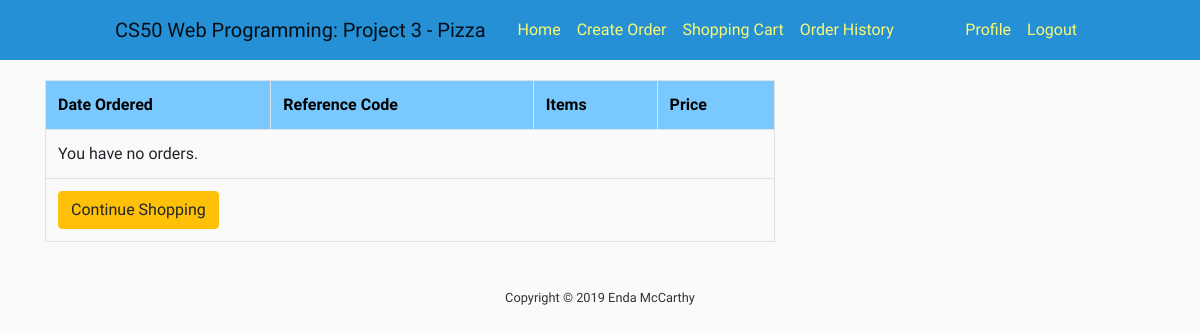
/orders/history/ (signed in), run on an earlier commit of the app's database.
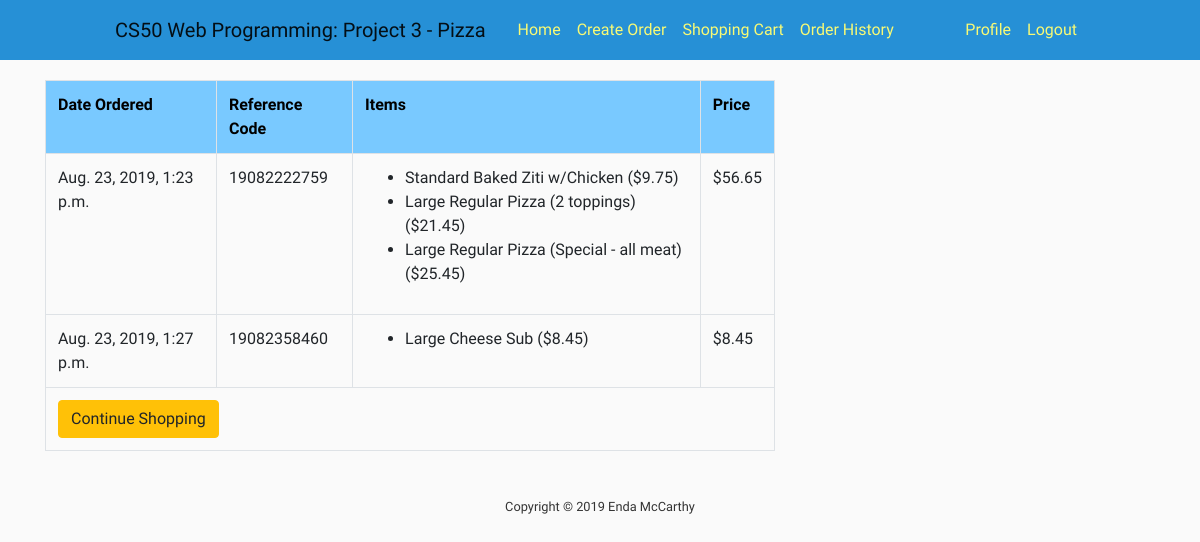
And on a later commit of the database.
### shopping_cart/models.py (models this page shows, shortened)
class Order(models.Model):
    ref_code = models.CharField(max_length=15)
    owner = models.ForeignKey(Cart, on_delete=models.SET_NULL, null=True)
    is_ordered = models.BooleanField(default=False)
    items = models.ManyToManyField(OrderItem)
    date_ordered = models.DateTimeField(auto_now=True)
    def get_cart_total(self):
        return sum([item.item.price for item in self.items.all()])

class OrderItem(models.Model):
    item = models.OneToOneField(Item, on_delete=models.SET_NULL, null=True)
    is_ordered = models.BooleanField(default=False)
    date_added = models.DateTimeField(auto_now=True)
    date_ordered = models.DateTimeField(null=True)

### orders/models.py (models this page shows)
class Item(models.Model):
    meal = models.ForeignKey(Meal, on_delete=models.CASCADE)
    meal_type = models.ForeignKey(Meal_Type, on_delete=models.CASCADE)
    size = models.ForeignKey(Size, on_delete=models.CASCADE)
    meal_addition = models.ManyToManyField(Meal_Addition, blank=True)
    price = models.FloatField(default=0)
    user = models.ForeignKey(User, on_delete=models.CASCADE)
    timestamp = models.DateTimeField(auto_now_add=True, auto_now=False)
    def __str__(self):
        return f"{self.size} {self.meal_type} (${self.price})"

class Size(models.Model):
    size = models.CharField(max_length=64)
    def __str__(self):
        return f"{self.size}"

class Meal_Type(models.Model):
    name = models.CharField(max_length=64)
    meal = models.ForeignKey(Meal, on_delete=models.CASCADE, null=True)
    size = models.ManyToManyField(Size)
    meal_addition = models.ManyToManyField(Meal_Addition, blank=True)
    def __str__(self):
        return f"{self.name}"

### orders/views.py (the view)
# urls.py: path('orders/history/', views.order_history, name='orders-history'),
def order_history(request):
    my_user_cart = Cart.objects.filter(user=request.user).first()
    my_orders = Order.objects.filter(is_ordered=True, owner=my_user_cart)
    context = {
        'my_orders': my_orders
    }
    return render(request, "orders/history.html", context)

### orders/templates/orders/history.html
{% extends 'orders/base.html' %}
{% block content %}
    <div>
        <table class="table table-hover table-bordered">
            <tr>
                <th>Date Ordered</th>
                <th>Reference Code</th>
                <th>Items</th>
                <th>Price</th>
            </tr>
            {% for order in my_orders %}
                <tr>
                    <td>{{ order.date_ordered }}</td>
                    <td>{{ order.ref_code }}</td>
                    <td>
                        <ul>
                            {% for item in order.items.all %}
                                <li>
                                    {{ item.item }}
                                </li>
                            {% endfor %}
                        </ul>
                    </td>
                    <td>${{ order.get_cart_total }}</td>
                </tr>
            {% empty %}
                <tr>
                    <td colspan="4"> You have no orders.</td>
                </tr>
            {% endfor %}
            <tr>
                <td colspan="4">
                    <a href="{% url 'orders-create' %}" class="btn btn-warning pull-left">
                        {% if not order %}Continue Shopping{% else %}Add Items to Cart {% endif %}
                    </a>
                </td>
            </tr>
        </table>
    </div>
{% endblock %}

### orders/templates/orders/base.html (shortened to what this page needs)
{% load static %}
<!DOCTYPE html>
<html>
    <head>
        <link rel="stylesheet" href="https://stackpath.bootstrapcdn.com/bootstrap/4.3.1/css/bootstrap.min.css"
>
        <link rel="stylesheet" type="text/css" href="{% static 'orders/style.css' %}">
    </head>
    <body>
        <header class="site-header">
            <nav class="navbar navbar-expand-md navbar-light fixed-top">
                <div class="container">
                    <a class="navbar-brand mr-4" href="{% url 'orders-home' %}">CS50 Web Programming: Project 3 - Pizza</a>
                    <div class="collapse navbar-collapse" id="navbarToggle">
                        <div class="navbar-nav mr-auto">
                            <a class="nav-item nav-link" href="{% url 'orders-home' %}">Home</a>
                            {% if user.is_authenticated %}
                                <a class="nav-item nav-link" href="{% url 'orders-create' %}">Create Order</a>
                                <a class="nav-item nav-link" href="{% url 'shopping_cart:order_summary' %}">Shopping Cart</a>
                                <a class="nav-item nav-link" href="{% url 'orders-history' %}">Order History</a>
                            {% endif %}
                        </div>
                        <div class="navbar-nav">
                            {% if user.is_authenticated %}
                                <a class="nav-item nav-link" href="{% url 'profile' %}">Profile</a>
                                <a class="nav-item nav-link" href="{% url 'logout' %}">Logout</a>
                            {% else %}
                                <a class="nav-item nav-link" href="{% url 'login' %}">Login</a>
                                <a class="nav-item nav-link" href="{% url 'register' %}">Register</a>
                            {% endif %}
                        </div>
                    </div>
                </div>
            </nav>
        </header>
        <main role="main" class="container">
            <div class="row">
                <div class="col-md-8">
                    {% block content %}{% endblock %}
                </div>
                <div class="col-md-4">
                </div>
            </div>
        </main>
        <div class="footer">
            <p>Copyright &#169; 2019 Enda McCarthy</p>
        </div>
    </body>
</html>

### orders/static/orders/style.css (style rules this page uses)
body { font-family: "Raleway", sans-serif; }
body { background: #fafafa; color: #333333; margin-top: 5rem; }
.navbar { min-height: 60px; padding: 0px 100px; background: #2690d6; border: none; border-radius: 0; margin-bottom: 20px; }
.site-header .navbar-nav .nav-link { color: #f8fa75; }
.table th { text-align: left; font-size: 16px; color: black; background: #79c9ff; }
.footer { position: relative; width: 100%; text-align: center; padding-bottom: 5px; padding-top: 30px; font-size: 0.8em; }

What changed in the data, as far as the page shows it:
added Order: date_ordered "Aug. 23, 2019, 1:23 p.m.", ref_code "19082222759", get_cart_total "56.65"
added OrderItem: item "Standard Baked Ziti w/Chicken ($9.75)", shown under "Aug. 23, 2019, 1:23 p.m."
added OrderItem: item "Large Regular Pizza (2 toppings) ($21.45)", shown under "Aug. 23, 2019, 1:23 p.m."
added OrderItem: item "Large Regular Pizza (Special - all meat) ($25.45)", shown under "Aug. 23, 2019, 1:23 p.m."
added Order: date_ordered "Aug. 23, 2019, 1:27 p.m.", ref_code "19082358460", get_cart_total "8.45"
added OrderItem: item "Large Cheese Sub ($8.45)", shown under "Aug. 23, 2019, 1:27 p.m."
Also different on the page:
text no longer shown: "You have no orders."
